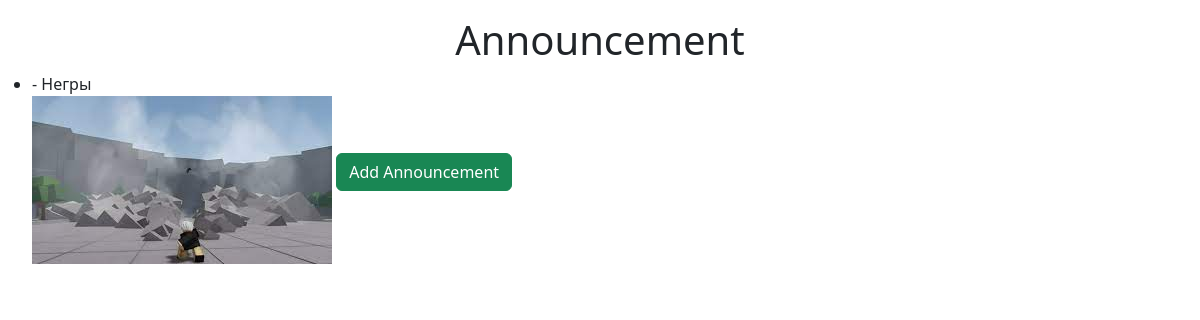
Before: /announcement/ with the older database file.
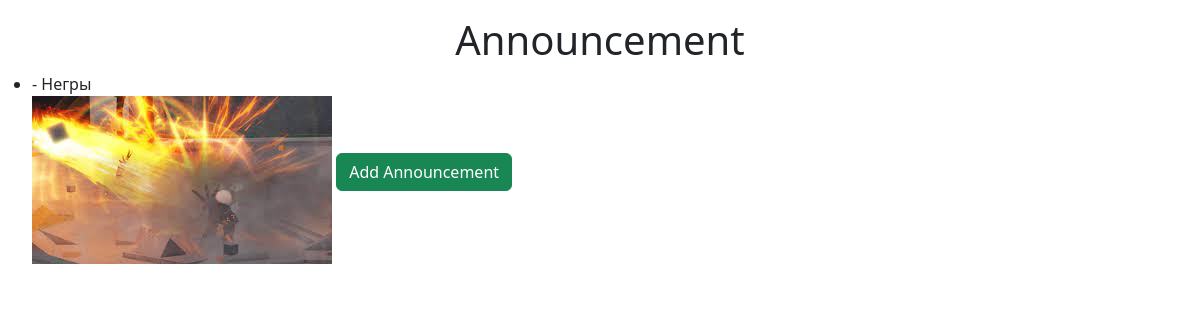
After: the same page with the newer database file.
### stam/models.py (models this page shows)
class Announcement(models.Model):
    name = models.CharField(max_length=255)
    description = models.CharField(max_length = 255)
    price = models.IntegerField()
    photo = models.ImageField(upload_to='media/')
    status = models.CharField(max_length=255)
    category = models.CharField(max_length=255, choices = CATEGORY)

### stam/views.py (the view)
# urls.py: path('announcement/', AnnouncementListView.as_view(), name='list'),
class AnnouncementListView(ListView):
    model = Announcement
    template_name = 'list.html'
    context_object_name = 'announcements'

### templates/list.html (shortened to what this page needs)
<!DOCTYPE html>
<html lang="en">
<head>
    <link href="https://cdn.jsdelivr.net/npm/bootstrap@5.3.3/dist/css/bootstrap.min.css" rel="stylesheet">
</head>
<body>
    <h1 class="mt-3 text-center">Announcement</h1>
    <ul>
        {% for announcement in announcements %}
            <li>{{ announcement.title }} - {{ announcement.description }}</li>
            <img src="{{ announcement.photo  }}" alt="">
        {% endfor %}
        <a href="{% url 'create' %}" type="submit" class="btn btn-success mb-3">Add Announcement</a>
    </ul>
</body>
</html>

Changed rows visible on the page:
changed Announcement "Негры": photo: a different picture
